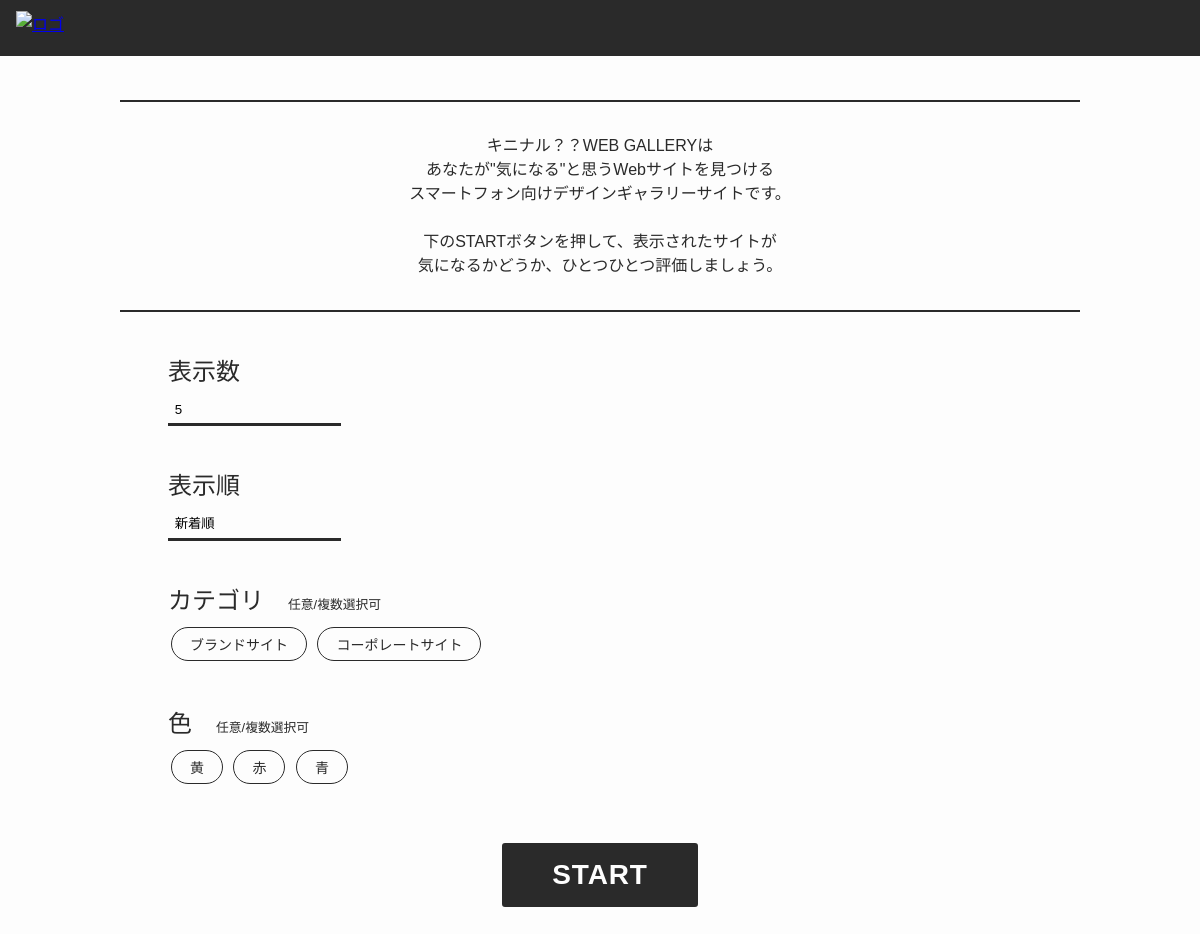
The app's page /, older data.
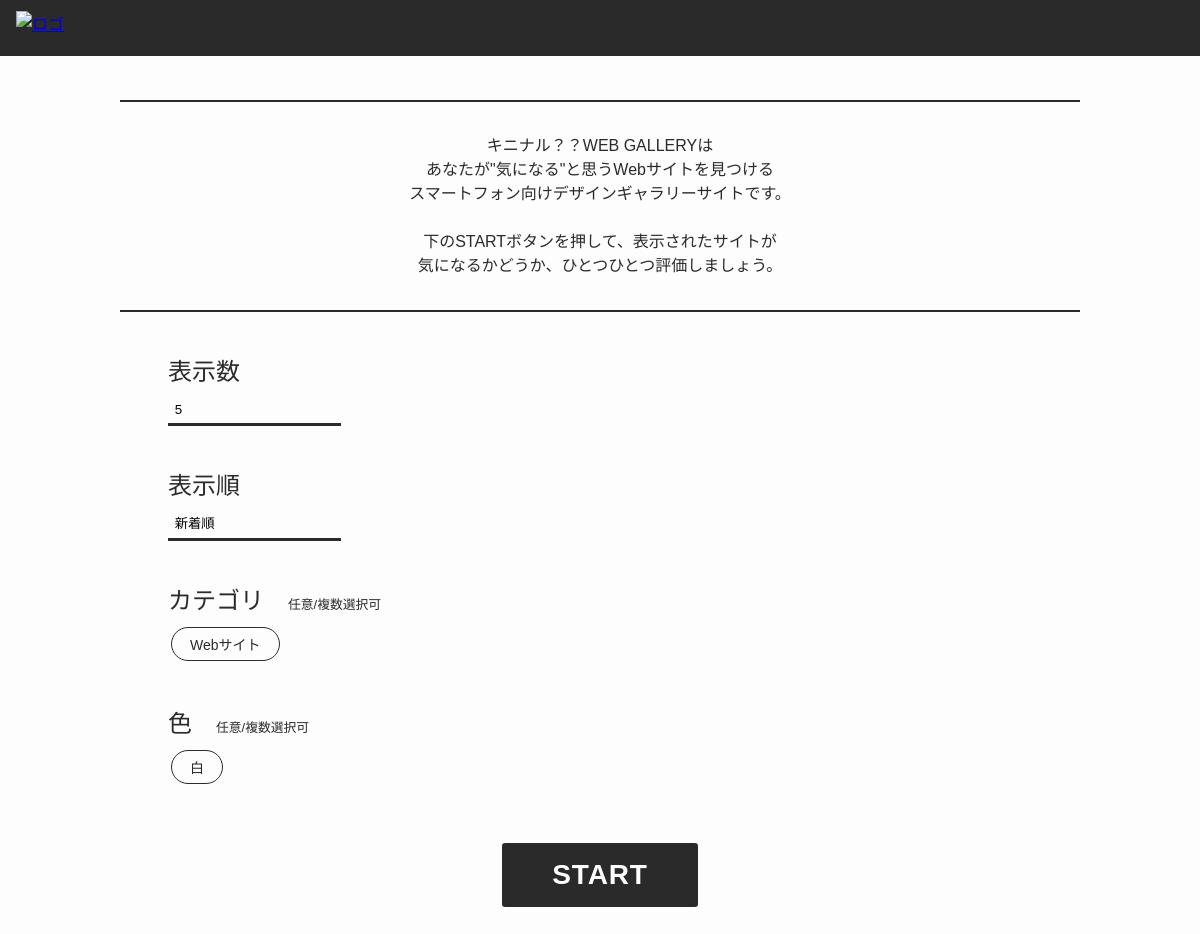
The same page, newer data.
### gallery/models.py (models this page shows)
class Sitecategory(models.Model):
    name = models.CharField(max_length=32, unique=True)
    def __str__(self):
        return self.name

### gallery/views.py (the view, shortened to what this page needs)
# urls.py: path(r'', views.top.as_view(), name='top'),
class top(TemplateView):
    select_form_class = SelectForm
    template_name ='gallery/top.html'
    def get(self, request):
        context = {
                'select_form': self.select_form_class(),
                }
        return render(request, 'gallery/top.html', context)

### gallery/forms.py
class SelectForm(forms.Form):
    category = forms.ModelMultipleChoiceField(
        label="",
        queryset=Sitecategory.objects.all(),
        required=False,
        widget=CustomCheckboxSelectMultiple,
        )
    color = forms.ModelMultipleChoiceField(
        label="",
        queryset=Sitecolor.objects.all(),
        required=False,
        widget=CustomCheckboxSelectMultiple
    )
    num = forms.ChoiceField(
        label='',
        choices=num_choicies,
        required=True
    )
    turn = forms.ChoiceField(
        label='',
        choices=turn_choicies,
        required=True
    )

### gallery/models.py (called while the page is built)
    def __str__(self):
        return self.name

### gallery/templates/gallery/top.html (shortened to what this page needs)
{% load static %}
{% load widget_tweaks %}
<!DOCTYPE html>
<html>
<head>
  <link rel="stylesheet" type="text/css" href="{% static 'css/top.css' %}">
</head>
<body>
  <header>
    <div class="inline_header">
      <a class="to_top" href="{% url 'top' %}">
        <img src="{% static 'img/logo2.png' %}" alt="ロゴ"/>
      </a>
    </div>
  </header>
  <div class="block1">
    <hr>
    <p class="explanation">
      キニナル？？WEB GALLERYは<br>
      あなたが"気になる"と思うWebサイトを見つける<br>
      スマートフォン向けデザインギャラリーサイトです。<br>
      <br>
      下のSTARTボタンを押して、表示されたサイトが<br>
      気になるかどうか、ひとつひとつ評価しましょう。
    </p>
    <hr>
    <form method="POST">
      <div class="form_ele num">
        <h1>表示数</h1>
        {{ select_form.num|add_class:'sel' }}
      </div>
      <div class="form_ele turn">
        <h1>表示順</h1>
        {{ select_form.turn|add_class:'sel' }}
      </div>
      <h1>カテゴリ<span class="mini">任意/複数選択可</span></h1>
      <div class="form_ele category">
        {{ select_form.category|add_class:'form-control' }}
      </div>
      <div class="form_ele color">
        <h1>色<span class="mini">任意/複数選択可</span></h1>
        {{ select_form.color|add_class:'form-control' }}
      </div>
      <button type="submit" name="select" class="select_btn">START</button>
    </form>
  </div>
</body>
</html>

### gallery/templates/gallery/widgets/custom_checkbox_option.html (shortened to what this page needs)
<label for="{{ widget.attrs.id }}" class="custom-checkbox-label">
    {{ widget.label }}
</label>

Row changes from the older to the newer data that the page shows:
removed Sitecategory: label "コーポレートサイト"
Text that changed along with them:
list line gone: "ブランドサイト"
new list line: "Webサイト"
new list line: "白"
list line gone: "黄"
list line gone: "赤"
list line gone: "青"
